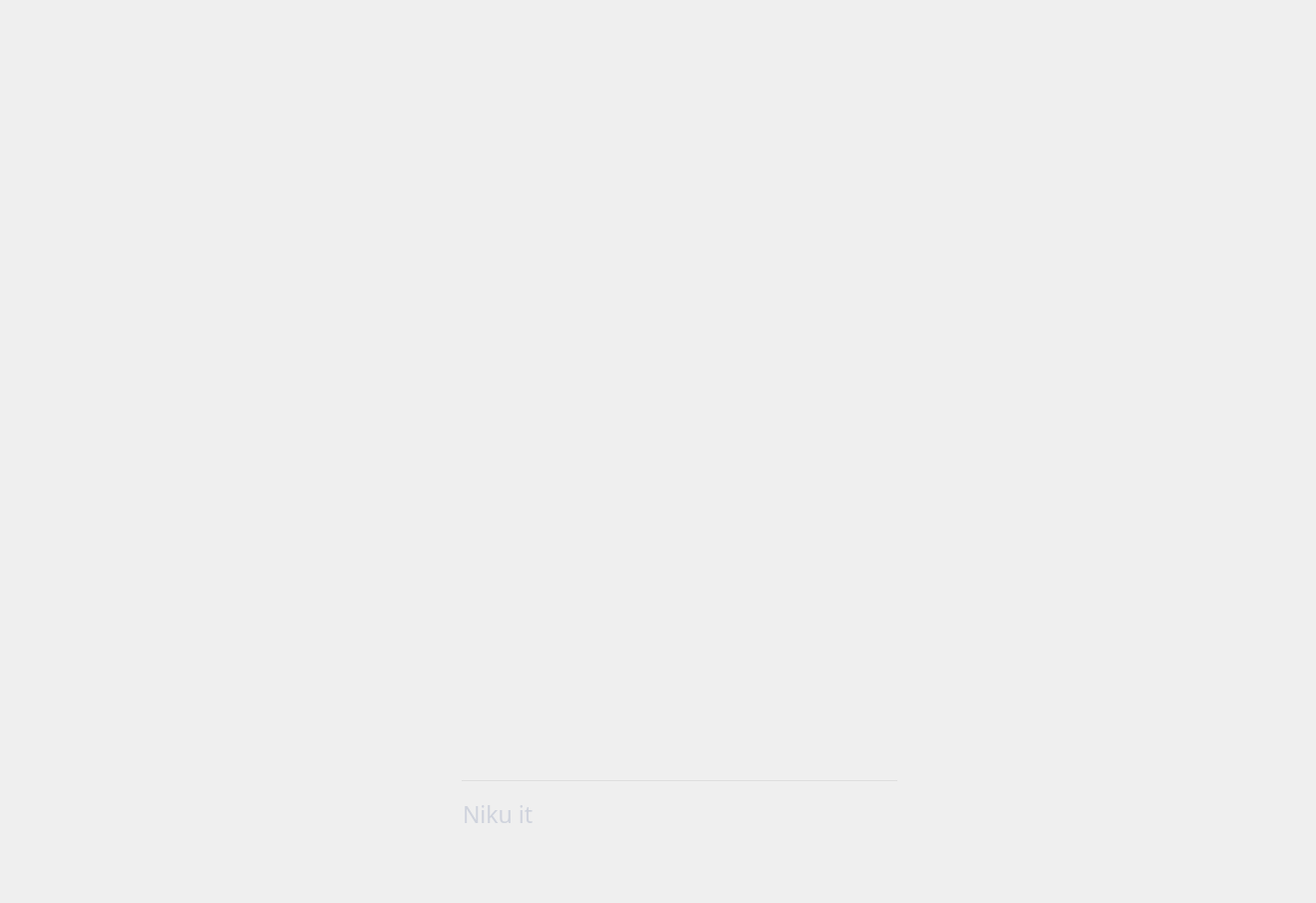
<?xml version="1.0" encoding="UTF-8"?>
<ui version="4.0">
 <class>MainWindow</class>
 <widget class="QMainWindow" name="MainWindow">
  <property name="geometry">
   <rect>
    <x>0</x>
    <y>0</y>
    <width>1317</width>
    <height>904</height>
   </rect>
  </property>
  <property name="minimumSize">
   <size>
    <width>1317</width>
    <height>904</height>
   </size>
  </property>
  <property name="maximumSize">
   <size>
    <width>1317</width>
    <height>904</height>
   </size>
  </property>
  <property name="windowTitle">
   <string>Niku</string>
  </property>
  <property name="windowOpacity">
   <double>0.900000000000000</double>
  </property>
  <property name="styleSheet">
   <string notr="true">QWidget{background-image:url('background.png');}

QScrollBar:vertical {
            border: transparent;
            background: transparent;
            width: 25px;
            margin: 26px 0 26px 0;
        }
        QScrollBar::handle:vertical {
            background: none;
            min-height: 26px;
image:url(&quot;scrollbar/slider.png&quot;)        ;
}

        QScrollBar::add-line:vertical {
            background: none;
            height: 26px;
            subcontrol-position: bottom;
            subcontrol-origin: margin;
        }

        QScrollBar::sub-line:vertical {
            background: none;
            height: 26px;
            subcontrol-position: top left;
            subcontrol-origin: margin;
            position: absolute;
        }

        QScrollBar:up-arrow:vertical{

            width: 26px;
            height: 26px;
            background: none;
            image: url('scrollbar/arrowup.png');
        }

QScrollBar::down-arrow:vertical {
            width: 26px;
            height: 26px;
            background: none;
            image: url('scrollbar/arrowdown.png');
        }

        QScrollBar::add-page:vertical, QScrollBar::sub-page:vertical {
            background: none;
        }</string>
  </property>
  <widget class="QWidget" name="mainwidegt">
   <property name="enabled">
    <bool>true</bool>
   </property>
   <property name="styleSheet">
    <string notr="true"/>
   </property>
   <widget class="QListWidget" name="box">
    <property name="geometry">
     <rect>
      <x>460</x>
      <y>130</y>
      <width>461</width>
      <height>361</height>
     </rect>
    </property>
    <property name="styleSheet">
     <string notr="true">
QListWidget{
background-image:url(&quot;none.png&quot;);
border-image:url(&quot;box.png&quot;);
background-color: transparent;
color:rgba(213, 167, 101, 190);
font-size:12px;
}
</string>
    </property>
    <property name="verticalScrollBarPolicy">
     <enum>Qt::ScrollBarAlwaysOff</enum>
    </property>
    <property name="horizontalScrollBarPolicy">
     <enum>Qt::ScrollBarAlwaysOff</enum>
    </property>
    <property name="sizeAdjustPolicy">
     <enum>QAbstractScrollArea::AdjustToContents</enum>
    </property>
    <property name="tabKeyNavigation">
     <bool>false</bool>
    </property>
    <property name="selectionMode">
     <enum>QAbstractItemView::NoSelection</enum>
    </property>
    <property name="movement">
     <enum>QListView::Free</enum>
    </property>
    <property name="flow">
     <enum>QListView::TopToBottom</enum>
    </property>
    <property name="resizeMode">
     <enum>QListView::Fixed</enum>
    </property>
    <property name="layoutMode">
     <enum>QListView::SinglePass</enum>
    </property>
    <property name="viewMode">
     <enum>QListView::ListMode</enum>
    </property>
    <property name="uniformItemSizes">
     <bool>false</bool>
    </property>
    <property name="sortingEnabled">
     <bool>false</bool>
    </property>
   </widget>
   <widget class="QLineEdit" name="nikubar">
    <property name="geometry">
     <rect>
      <x>460</x>
      <y>780</y>
      <width>440</width>
      <height>69</height>
     </rect>
    </property>
    <property name="font">
     <font>
      <family>Just My Type</family>
      <pointsize>17</pointsize>
      <weight>50</weight>
      <italic>false</italic>
      <bold>false</bold>
     </font>
    </property>
    <property name="styleSheet">
     <string notr="true">background:transparent;
background-image:url('widgets/nikuin.png');
color:rgba(146,160,188,180);

font: 17pt &quot;Just My Type&quot;;
</string>
    </property>
    <property name="placeholderText">
     <string>Niku it</string>
    </property>
    <property name="cursorMoveStyle">
     <enum>Qt::VisualMoveStyle</enum>
    </property>
   </widget>
  </widget>
 </widget>
 <resources/>
 <connections/>
</ui>
